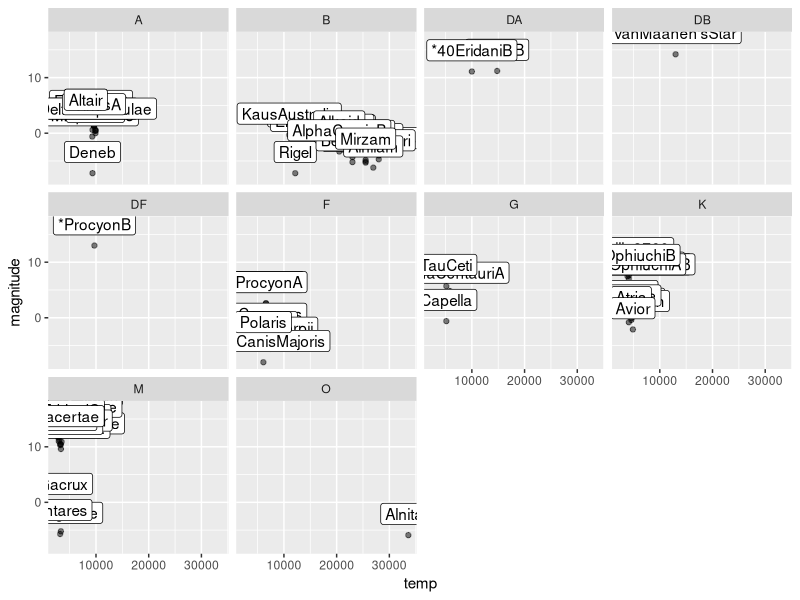

Write R code to recreate this figure. (Note: this script raises an error after producing the figure.)
library(tidyverse)
library(dplyr)
library(dslabs)
data(stars)
options(digits = 3)   # report 3 significant digits
#w <- subset( stars, !grepl("^D", type) & (temp < 4000))
#c <- mean(w$temp)
#print(c)
ggplot(stars, aes(x = temp, y = magnitude)) +
  geom_point(alpha = 0.5) +
  facet_wrap(~type) +
  geom_label(aes(label = star), vjust = -0.5)
  scale_y_reverse() +
  scale_x_reverse(trans = "log10")

# white dwarfs numbers
# w <- stars %>% filter(grepl("^D", type))
